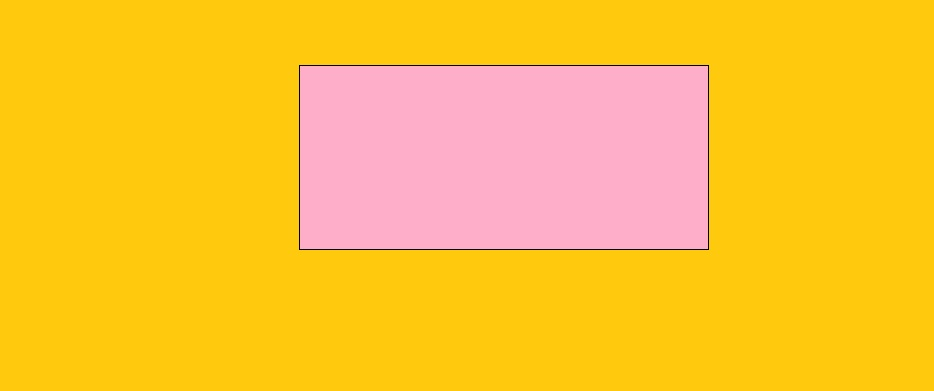
%> input picture Sample.jpg, 934 x 391 px
$ octave dil_erd.m   (GNU Octave 9; MATLAB toolbox functions it lacks are replaced by stand-ins)
%> lines starting %> are read from the running program, lines starting %| are printed output that depends on the picture; in (x1, y1, x2, y2) boxes, pixels count from 0 and x2, y2 are one past the last pixel; in counts of white or black regions, pixels touching at a corner belong together; the program's own positions count from 1
im = imread(uigetfile);
%> the answer given: Sample.jpg
%> im is the input picture: size 391x934x3 uint8; mean R, G, B 253.9, 194.9, 51.6
img = rgb2gray(im);
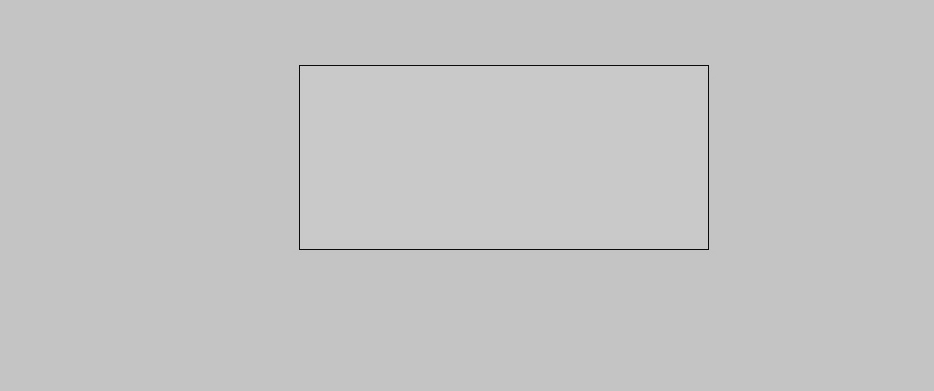
%> img: size 391x934 uint8; min 9, max 207, mean 196.4
lev = graythresh(img);
%> lev = 0.398
bw1 = im2bw(img,lev);
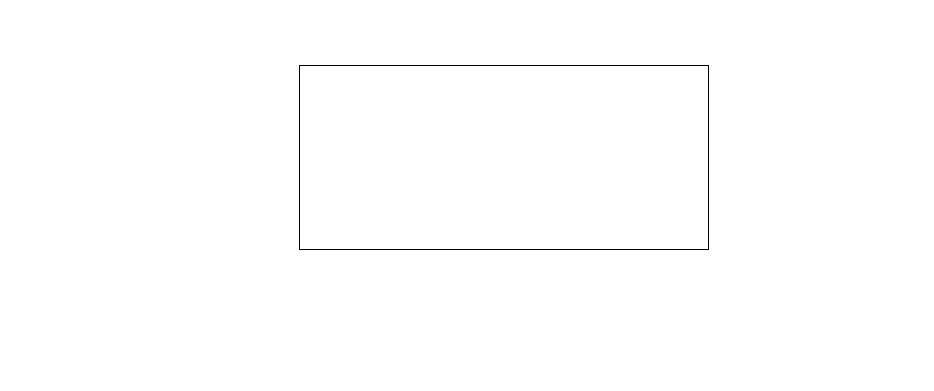
%> bw1: size 391x934 logical; 99.7% white; black in thin lines or dots, all inside (x1, y1, x2, y2) = (299, 65, 709, 250)
bw = imbinarize(img);
se1 = strel('square', 5);
dil = imdilate(bw1, se1);
%> dil: size 391x934 logical; every value is 1
dil2 = imdilate(bw, se1);
erd = imerode(bw1, se1);
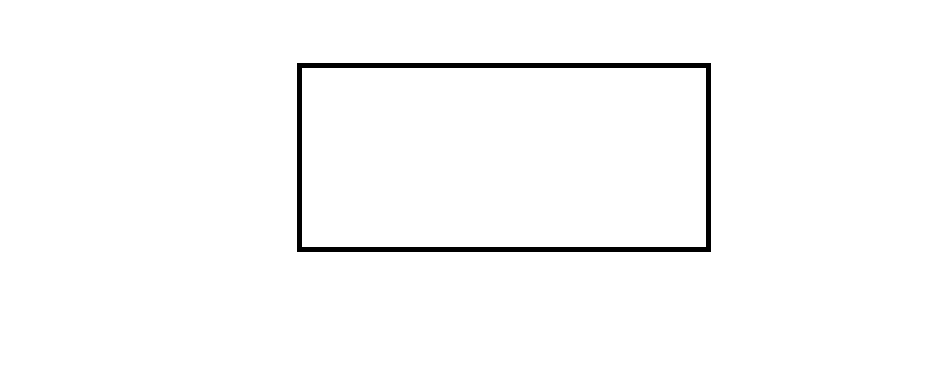
%> erd: size 391x934 logical; 98.4% white; 1 black region, box (x1, y1, x2, y2) and area: (297, 63, 711, 252) 5930
erd2 = imerode(bw, se1);
diff_dil = dil - bw1;
diff_dil2 = dil - bw;
% [4 lines of commented-out code are left out]
diff_erd = bw1 - erd;
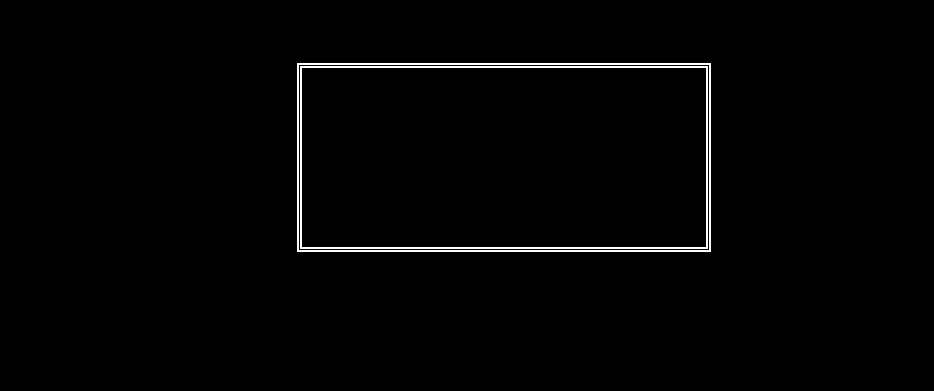
%> diff_erd: size 391x934 double; values 0 (black) and 1 (white), 1.3% white in thin lines or dots, all inside (x1, y1, x2, y2) = (297, 63, 711, 252)
diff_erd2 = bw - erd2;
% [4 lines of commented-out code are left out]
subplot(4,3,1); imshow(im); title('Original Image');
subplot(4,3,2); imshow(img); title('Original Gray Image');
subplot(4,3,3); imshow(diff_dil); title('Dilated Boundary im2bw');
subplot(4,3,4); imshow(bw1); title('Using Im2bw');
subplot(4,3,5); imshow(bw); title('Using Imbinarize');
subplot(4,3,6); imshow(diff_dil2); title('Dilated Boundary imbinarize');
subplot(4,3,7); imshow(dil); title('Dilated on im2bw');
subplot(4,3,8); imshow(dil2); title('Dilated on imbinarize');
subplot(4,3,9); imshow(diff_erd); title('Eroded Boundary im2bw');
subplot(4,3,10); imshow(erd); title('Eroded on im2bw');
subplot(4,3,11); imshow(erd2); title('Eroded on imbinarize');
subplot(4,3,12); imshow(diff_erd2); title('Eroded Boundary imbinarize');
